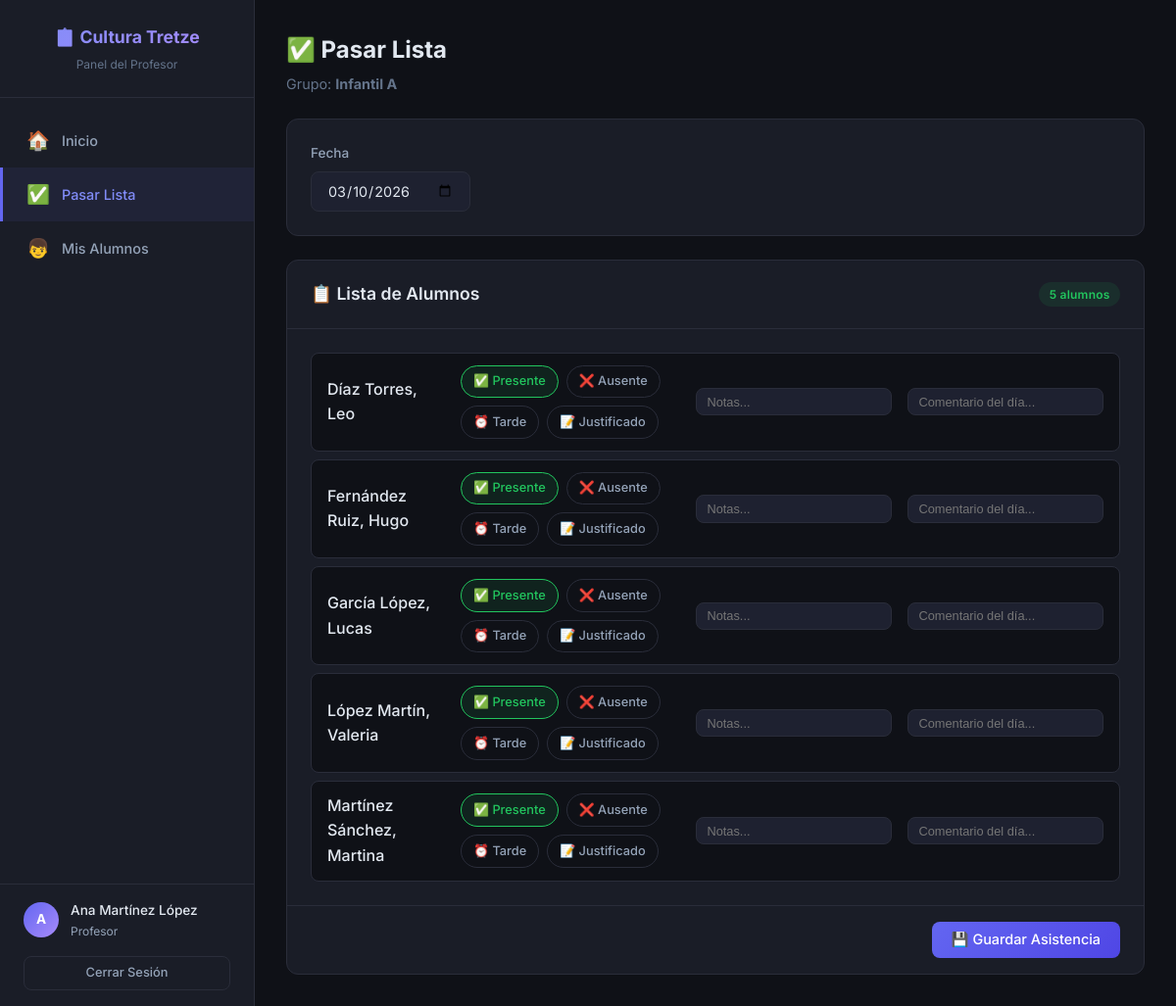
Screenshot of /teacher/attendance.php (signed in) with the database file from the repository.
### tables this page shows
CREATE TABLE IF NOT EXISTS `groups` (
    `id` INT AUTO_INCREMENT PRIMARY KEY,
    `name` VARCHAR(100) NOT NULL,
    `description` VARCHAR(255) DEFAULT NULL,
    `teacher_id` INT DEFAULT NULL,
    `created_at` DATETIME DEFAULT CURRENT_TIMESTAMP,
    FOREIGN KEY (`teacher_id`) REFERENCES `users`(`id`) ON DELETE SET NULL
);

CREATE TABLE IF NOT EXISTS `students` (
    `id` INT AUTO_INCREMENT PRIMARY KEY,
    `name` VARCHAR(100) NOT NULL,
    `surname` VARCHAR(100) NOT NULL,
    `birthdate` DATE DEFAULT NULL,
    `parent_id` INT DEFAULT NULL,
    `group_id` INT DEFAULT NULL,
    `photo` VARCHAR(255) DEFAULT NULL,
    `notes` TEXT DEFAULT NULL,
    `created_at` DATETIME DEFAULT CURRENT_TIMESTAMP,
    FOREIGN KEY (`parent_id`) REFERENCES `users`(`id`) ON DELETE SET NULL,
    FOREIGN KEY (`group_id`) REFERENCES `groups`(`id`) ON DELETE SET NULL
);

### config/database.php (called while the page is built, shortened)
<?php
function getDB() {
    static $pdo = null;
    if ($pdo === null) {
        try {
            $dsn = "mysql:host=" . DB_HOST . ";dbname=" . DB_NAME . ";charset=" . DB_CHARSET;
            $pdo = new PDO($dsn, DB_USER, DB_PASS, [
                PDO::ATTR_ERRMODE            => PDO::ERRMODE_EXCEPTION,
                PDO::ATTR_DEFAULT_FETCH_MODE => PDO::FETCH_ASSOC,
                PDO::ATTR_EMULATE_PREPARES   => false,
            ]);
        } catch (PDOException $e) {
            die("Error de conexión: " . $e->getMessage());
        }
    }
    return $pdo;
}

### classes/Auth.php (called while the page is built, shortened)
<?php
class Auth {
    public static function getUserId() {
        return $_SESSION['user_id'] ?? null;
    }
}

### classes/GroupManager.php (called while the page is built, shortened)
<?php
class GroupManager {
    private $db;
    public function __construct() {
        $this->db = getDB();
    }
    public function getByTeacherId($teacherId) {
        $stmt = $this->db->prepare("
            SELECT g.*, COUNT(s.id) AS student_count
            FROM `groups` g
            LEFT JOIN students s ON s.group_id = g.id
            WHERE g.teacher_id = :teacher_id
            GROUP BY g.id
            LIMIT 1
        ");
        $stmt->execute([':teacher_id' => $teacherId]);
        return $stmt->fetch();
    }
}

### classes/AttendanceManager.php (called while the page is built, shortened)
<?php
class AttendanceManager {
    private $db;
    public function __construct() {
        $this->db = getDB();
    }
    public function getByGroupAndDate($groupId, $date) {
        $sql = "SELECT s.id AS student_id, s.name, s.surname,
                       a.status, a.notes AS attendance_notes, a.id AS attendance_id
                FROM students s
                LEFT JOIN attendance a ON a.student_id = s.id AND a.date = :date
                WHERE s.group_id = :group_id
                ORDER BY s.surname, s.name";
        $stmt = $this->db->prepare($sql);
        $stmt->execute([':group_id' => $groupId, ':date' => $date]);
        return $stmt->fetchAll();
    }
}

### teacher/attendance.php (the view, shortened to what this page needs)
<?php
require_once __DIR__ . '/../classes/Auth.php';
require_once __DIR__ . '/../classes/AttendanceManager.php';
require_once __DIR__ . '/../classes/GroupManager.php';
$attendance = new AttendanceManager();
$groupManager = new GroupManager();
$teacherId = Auth::getUserId();
$group = $groupManager->getByTeacherId($teacherId);
$selectedDate = $_GET['date'] ?? ($_POST['date'] ?? date('Y-m-d'));
$existingAttendance = [];
if ($group) {
    $existingAttendance = $attendance->getByGroupAndDate($group['id'], $selectedDate);
}
?>
<!DOCTYPE html>
<html lang="es">
<head>
    <link rel="stylesheet" href="<?= BASE_URL ?>/css/style.css">
</head>
<body>
    <div class="app-layout">
        <?php include __DIR__ . '/../includes/sidebar_teacher.php'; ?>
        <main class="main-content">
            <div class="page-title fade-in">
                <h1>✅ Pasar Lista</h1>
                <p>
                    <?php if ($group): ?>
                        Grupo: <strong><?= htmlspecialchars($group['name']) ?></strong>
                    <?php else: ?>
                        No tienes un grupo asignado
                    <?php endif; ?>
                </p>
            </div>
            <?php if (!$group): ?>
                <div class="card fade-in">
                    <div class="card-body">
                        <div class="empty-state">
                            <div class="icon">⚠️</div>
                            <h3>Sin grupo asignado</h3>
                            <p>Contacta con el administrador.</p>
                        </div>
                    </div>
                </div>
            <?php else: ?>
                <div class="card fade-in mb-3">
                    <div class="card-body">
                        <form method="GET" action="" class="d-flex flex-wrap gap-2 align-center">
                            <div class="form-group" style="margin-bottom: 0; min-width: 160px;">
                                <label class="form-label">Fecha</label>
                                <input type="date" name="date" class="form-input"
                                       value="<?= htmlspecialchars($selectedDate) ?>"
                                       onchange="this.form.submit()">
                            </div>
                        </form>
                    </div>
                </div>
                <?php if (!empty($existingAttendance)): ?>
                    <form method="POST" action="">
                        <div class="card fade-in">
                            <div class="card-header">
                                <h3>📋 Lista de Alumnos</h3>
                                <span class="badge badge-present"><?= count($existingAttendance) ?> alumnos</span>
                            </div>
                            <div class="card-body">
                                <div class="attendance-grid">
                                    <?php foreach ($existingAttendance as $student): ?>
                                        <div class="attendance-row">
                                            <div class="student-name">
                                                <?= htmlspecialchars($student['surname'] . ', ' . $student['name']) ?>
                                            </div>
                                            <div class="attendance-options">
                                                <?php
                                                $sid = $student['student_id'];
                                                $opts = [
                                                    'present' => ['label' => '✅ Presente', 'class' => 'opt-present'],
                                                    'absent'  => ['label' => '❌ Ausente', 'class' => 'opt-absent'],
                                                    'late'    => ['label' => '⏰ Tarde', 'class' => 'opt-late'],
                                                    'justified' => ['label' => '📝 Justificado', 'class' => 'opt-justified'],
                                                ];
                                                foreach ($opts as $val => $opt): ?>
                                                    <div class="attendance-option">
                                                        <label for="status_<?= $sid ?>_<?= $val ?>" class="<?= $opt['class'] ?>">
                                                            <?= $opt['label'] ?>
                                                        </label>
                                                    </div>
                                                <?php endforeach; ?>
                                            </div>
                                            <input type="text"
                                                   name="notes[<?= $sid ?>]"
                                                   class="attendance-notes-input"
                                                   placeholder="Notas..."
                                                   value="<?= htmlspecialchars($student['attendance_notes'] ?? '') ?>">
                                            <input type="text"
                                                   name="daily_note[<?= $sid ?>]"
                                                   class="attendance-notes-input"
                                                   placeholder="Comentario del día...">
                                        </div>
                                    <?php endforeach; ?>
                                </div>
                            </div>
                            <div class="card-footer">
                                <button type="submit" name="save_attendance" class="btn btn-primary">
                                    💾 Guardar Asistencia
                                </button>
                            </div>
                        </div>
                    </form>
                <?php endif; ?>
            <?php endif; ?>
        </main>
    </div>
</body>
</html>

### css/style.css (style rules this page uses)
:root { --primary: #6366f1; --primary-light: #818cf8; --primary-dark: #4f46e5; --primary-bg: rgba(99, 102, 241, 0.08); --success: #22c55e; --success-bg: rgba(34, 197, 94, 0.1); --danger: #ef4444; --danger-bg: rgba(239, 68, 68, 0.1); --warning: #f59e0b; --warning-bg: rgba(245, 158, 11, 0.1); --info: #3b82f6; --info-bg: rgba(59, 130, 246, 0.1); --bg: #0f1117; --bg-card: #1a1d27; --bg-card-hover: #22252f; --bg-input: #1e2130; --border: #2a2d3a; --border-focus: #6366f1; --text: #e2e8f0; --text-secondary: #94a3b8; --text-muted: #64748b; --sidebar-width: 260px; --header-height: 64px; --radius: 12px; --radius-sm: 8px; --shadow: 0 4px 24px rgba(0, 0, 0, 0.3); --shadow-sm: 0 2px 8px rgba(0, 0, 0, 0.2); --transition: all 0.2s ease; }
*, *::before, *::after { margin: 0; padding: 0; box-sizing: border-box; }
html { font-size: 16px; scroll-behavior: smooth; }
body { font-family: 'Inter', -apple-system, BlinkMacSystemFont, sans-serif; background: var(--bg); color: var(--text); line-height: 1.6; min-height: 100vh; -webkit-font-smoothing: antialiased; }
.app-layout { display: flex; min-height: 100vh; }
.main-content { flex: 1; margin-left: var(--sidebar-width); padding: 2rem; min-height: 100vh; }
.card { background: var(--bg-card); border: 1px solid var(--border); border-radius: var(--radius); overflow: hidden; transition: var(--transition); }
.card-header { padding: 1.25rem 1.5rem; border-bottom: 1px solid var(--border); display: flex; align-items: center; justify-content: space-between; flex-wrap: wrap; gap: 0.75rem; }
.card-header h3 { font-size: 1.1rem; font-weight: 600; }
.card-body { padding: 1.5rem; }
.card-footer { padding: 1rem 1.5rem; border-top: 1px solid var(--border); display: flex; align-items: center; justify-content: flex-end; gap: 0.75rem; }
.page-title { margin-bottom: 1.5rem; }
.page-title h1 { font-size: 1.5rem; font-weight: 700; }
.page-title p { color: var(--text-muted); font-size: 0.9rem; margin-top: 0.25rem; }
.btn { display: inline-flex; align-items: center; justify-content: center; gap: 0.5rem; padding: 0.6rem 1.25rem; border: none; border-radius: var(--radius-sm); font-family: inherit; font-size: 0.9rem; font-weight: 500; cursor: pointer; transition: var(--transition); white-space: nowrap; text-decoration: none; }
.btn-primary { background: linear-gradient(135deg, var(--primary), var(--primary-dark)); color: white; }
.form-group { margin-bottom: 1.25rem; }
.form-label { display: block; font-size: 0.85rem; font-weight: 500; color: var(--text-secondary); margin-bottom: 0.4rem; }
.form-input, .form-select, .form-textarea { width: 100%; padding: 0.65rem 1rem; background: var(--bg-input); border: 1px solid var(--border); border-radius: var(--radius-sm); color: var(--text); font-family: inherit; font-size: 0.9rem; transition: var(--transition); outline: none; }
.badge { display: inline-flex; align-items: center; padding: 0.2rem 0.65rem; border-radius: 50px; font-size: 0.75rem; font-weight: 600; letter-spacing: 0.02em; }
.badge-present { background: var(--success-bg); color: var(--success); }
.attendance-grid { display: flex; flex-direction: column; gap: 0.5rem; }
.attendance-row { display: flex; align-items: center; gap: 1rem; padding: 0.75rem 1rem; background: var(--bg); border-radius: var(--radius-sm); border: 1px solid var(--border); transition: var(--transition); }
.attendance-row .student-name { flex: 1; font-weight: 500; min-width: 120px; }
.attendance-options { display: flex; gap: 0.5rem; flex-wrap: wrap; }
.attendance-option { position: relative; }
.attendance-option label { display: inline-flex; align-items: center; gap: 0.3rem; padding: 0.35rem 0.75rem; border: 1px solid var(--border); border-radius: 50px; font-size: 0.8rem; font-weight: 500; color: var(--text-secondary); cursor: pointer; transition: var(--transition); user-select: none; }
.attendance-option input[type="radio"]:checked+label.opt-present { background: var(--success-bg); border-color: var(--success); color: var(--success); }
.attendance-notes-input { width: 100%; max-width: 200px; padding: 0.35rem 0.65rem; background: var(--bg-input); border: 1px solid var(--border); border-radius: var(--radius-sm); color: var(--text); font-size: 0.8rem; outline: none; transition: var(--transition); }
.mb-3 { margin-bottom: 1.5rem; }
.d-flex { display: flex; }
.align-center { align-items: center; }
.gap-2 { gap: 1rem; }
.flex-wrap { flex-wrap: wrap; }
.fade-in { animation: fadeIn 0.3s ease forwards; }

### rows the page displays
groups: name "Infantil A"
students: surname+name "Díaz Torres, Leo", label "✅ Presente", label "❌ Ausente", label "⏰ Tarde", label "📝 Justificado"
students: surname+name "Fernández Ruiz, Hugo", label "✅ Presente", label "❌ Ausente", label "⏰ Tarde", label "📝 Justificado"
students: surname+name "García López, Lucas", label "✅ Presente", label "❌ Ausente", label "⏰ Tarde", label "📝 Justificado"
students: surname+name "López Martín, Valeria", label "✅ Presente", label "❌ Ausente", label "⏰ Tarde", label "📝 Justificado"
students: surname+name "Martínez Sánchez, Martina", label "✅ Presente", label "❌ Ausente", label "⏰ Tarde", label "📝 Justificado"

### other values shown
substr(Auth::getUserName() ?? 'P', 0, 1) "A"
Auth::getUserName() "Ana Martínez López"
count($existingAttendance) "5"
